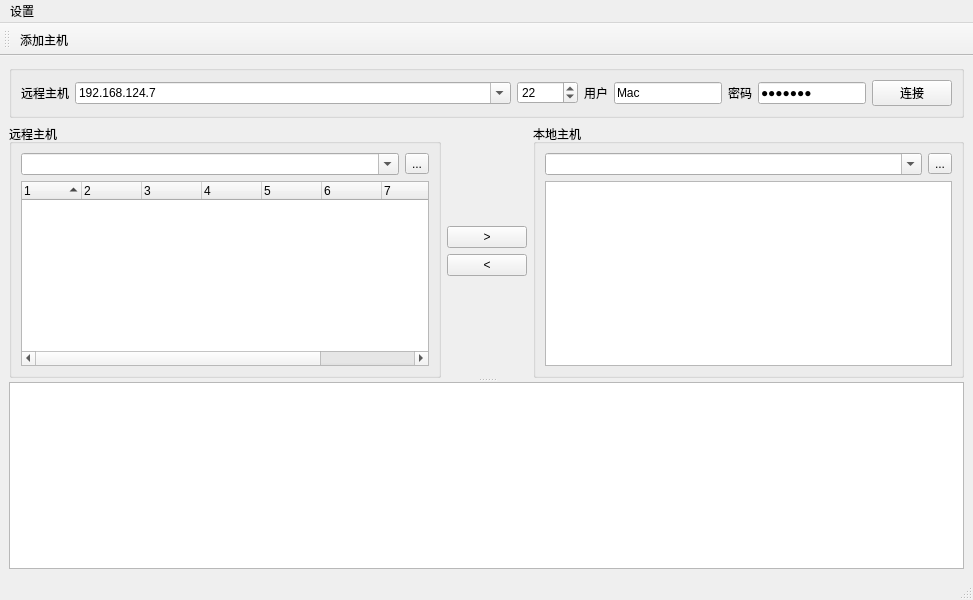
<?xml version="1.0" encoding="UTF-8"?>
<ui version="4.0">
 <class>MainWindow</class>
 <widget class="QMainWindow" name="MainWindow">
  <property name="geometry">
   <rect>
    <x>0</x>
    <y>0</y>
    <width>973</width>
    <height>600</height>
   </rect>
  </property>
  <property name="windowTitle">
   <string>MainWindow</string>
  </property>
  <widget class="QWidget" name="centralwidget">
   <layout class="QVBoxLayout" name="verticalLayout_2">
    <item>
     <widget class="QSplitter" name="splitter">
      <property name="orientation">
       <enum>Qt::Vertical</enum>
      </property>
      <widget class="QWidget" name="layoutWidget">
       <layout class="QGridLayout" name="gridLayout_2">
        <item row="0" column="0" colspan="3">
         <widget class="QGroupBox" name="groupBox">
          <property name="title">
           <string/>
          </property>
          <layout class="QGridLayout" name="gridLayout">
           <item row="0" column="0">
            <widget class="QLabel" name="label">
             <property name="sizePolicy">
              <sizepolicy hsizetype="Fixed" vsizetype="Fixed">
               <horstretch>0</horstretch>
               <verstretch>0</verstretch>
              </sizepolicy>
             </property>
             <property name="text">
              <string>远程主机</string>
             </property>
            </widget>
           </item>
           <item row="0" column="3">
            <widget class="QSpinBox" name="sbRemoteHostPort">
             <property name="sizePolicy">
              <sizepolicy hsizetype="Fixed" vsizetype="Fixed">
               <horstretch>0</horstretch>
               <verstretch>0</verstretch>
              </sizepolicy>
             </property>
             <property name="maximum">
              <number>65535</number>
             </property>
             <property name="value">
              <number>22</number>
             </property>
            </widget>
           </item>
           <item row="0" column="7">
            <widget class="QLineEdit" name="editPassword">
             <property name="sizePolicy">
              <sizepolicy hsizetype="Fixed" vsizetype="Fixed">
               <horstretch>0</horstretch>
               <verstretch>0</verstretch>
              </sizepolicy>
             </property>
             <property name="text">
              <string>:::::::</string>
             </property>
             <property name="echoMode">
              <enum>QLineEdit::Password</enum>
             </property>
            </widget>
           </item>
           <item row="0" column="1" colspan="2">
            <widget class="QComboBox" name="cbRemoteHostIP">
             <property name="sizePolicy">
              <sizepolicy hsizetype="Preferred" vsizetype="Fixed">
               <horstretch>0</horstretch>
               <verstretch>0</verstretch>
              </sizepolicy>
             </property>
             <property name="minimumSize">
              <size>
               <width>250</width>
               <height>0</height>
              </size>
             </property>
             <property name="editable">
              <bool>true</bool>
             </property>
             <property name="currentText">
              <string>192.168.124.7</string>
             </property>
            </widget>
           </item>
           <item row="0" column="5">
            <widget class="QLineEdit" name="editUser">
             <property name="sizePolicy">
              <sizepolicy hsizetype="Fixed" vsizetype="Fixed">
               <horstretch>0</horstretch>
               <verstretch>0</verstretch>
              </sizepolicy>
             </property>
             <property name="text">
              <string>Mac</string>
             </property>
            </widget>
           </item>
           <item row="0" column="6">
            <widget class="QLabel" name="label_3">
             <property name="sizePolicy">
              <sizepolicy hsizetype="Fixed" vsizetype="Preferred">
               <horstretch>0</horstretch>
               <verstretch>0</verstretch>
              </sizepolicy>
             </property>
             <property name="text">
              <string>密码</string>
             </property>
            </widget>
           </item>
           <item row="0" column="8">
            <widget class="QPushButton" name="pbConnect">
             <property name="sizePolicy">
              <sizepolicy hsizetype="Fixed" vsizetype="Fixed">
               <horstretch>0</horstretch>
               <verstretch>0</verstretch>
              </sizepolicy>
             </property>
             <property name="text">
              <string>连接</string>
             </property>
            </widget>
           </item>
           <item row="0" column="4">
            <widget class="QLabel" name="label_2">
             <property name="sizePolicy">
              <sizepolicy hsizetype="Fixed" vsizetype="Preferred">
               <horstretch>0</horstretch>
               <verstretch>0</verstretch>
              </sizepolicy>
             </property>
             <property name="text">
              <string>用户</string>
             </property>
            </widget>
           </item>
          </layout>
         </widget>
        </item>
        <item row="1" column="0">
         <widget class="QGroupBox" name="groupBox_2">
          <property name="sizePolicy">
           <sizepolicy hsizetype="Expanding" vsizetype="Preferred">
            <horstretch>0</horstretch>
            <verstretch>0</verstretch>
           </sizepolicy>
          </property>
          <property name="minimumSize">
           <size>
            <width>300</width>
            <height>0</height>
           </size>
          </property>
          <property name="title">
           <string>远程主机</string>
          </property>
          <layout class="QGridLayout" name="gridLayout_3">
           <property name="sizeConstraint">
            <enum>QLayout::SetDefaultConstraint</enum>
           </property>
           <item row="0" column="0">
            <widget class="QComboBox" name="cbRemotePath">
             <property name="editable">
              <bool>true</bool>
             </property>
            </widget>
           </item>
           <item row="0" column="1">
            <widget class="QToolButton" name="toolButton_2">
             <property name="text">
              <string>...</string>
             </property>
             <property name="icon">
              <iconset resource="Icon.qrc">
               <normaloff>:/up.png</normaloff>:/up.png</iconset>
             </property>
            </widget>
           </item>
           <item row="1" column="0" colspan="2">
            <widget class="QTreeWidget" name="remoteFileSystem">
             <property name="editTriggers">
              <set>QAbstractItemView::NoEditTriggers</set>
             </property>
             <property name="tabKeyNavigation">
              <bool>true</bool>
             </property>
             <property name="dragEnabled">
              <bool>true</bool>
             </property>
             <property name="dragDropOverwriteMode">
              <bool>true</bool>
             </property>
             <property name="dragDropMode">
              <enum>QAbstractItemView::DragDrop</enum>
             </property>
             <property name="alternatingRowColors">
              <bool>true</bool>
             </property>
             <property name="selectionMode">
              <enum>QAbstractItemView::ExtendedSelection</enum>
             </property>
             <property name="indentation">
              <number>0</number>
             </property>
             <property name="sortingEnabled">
              <bool>true</bool>
             </property>
             <property name="headerHidden">
              <bool>false</bool>
             </property>
             <property name="columnCount">
              <number>9</number>
             </property>
             <attribute name="headerVisible">
              <bool>true</bool>
             </attribute>
             <attribute name="headerCascadingSectionResizes">
              <bool>true</bool>
             </attribute>
             <attribute name="headerMinimumSectionSize">
              <number>1</number>
             </attribute>
             <attribute name="headerDefaultSectionSize">
              <number>60</number>
             </attribute>
             <column>
              <property name="text">
               <string/>
              </property>
             </column>
             <column>
              <property name="text">
               <string/>
              </property>
             </column>
             <column>
              <property name="text">
               <string/>
              </property>
             </column>
             <column>
              <property name="text">
               <string/>
              </property>
             </column>
             <column>
              <property name="text">
               <string/>
              </property>
             </column>
             <column>
              <property name="text">
               <string/>
              </property>
             </column>
             <column>
              <property name="text">
               <string/>
              </property>
             </column>
             <column>
              <property name="text">
               <string/>
              </property>
             </column>
             <column>
              <property name="text">
               <string/>
              </property>
             </column>
            </widget>
           </item>
          </layout>
         </widget>
        </item>
        <item row="1" column="1">
         <layout class="QVBoxLayout" name="verticalLayout">
          <property name="sizeConstraint">
           <enum>QLayout::SetDefaultConstraint</enum>
          </property>
          <item>
           <spacer name="verticalSpacer">
            <property name="orientation">
             <enum>Qt::Vertical</enum>
            </property>
            <property name="sizeHint" stdset="0">
             <size>
              <width>20</width>
              <height>40</height>
             </size>
            </property>
           </spacer>
          </item>
          <item>
           <widget class="QPushButton" name="pbDownload">
            <property name="enabled">
             <bool>true</bool>
            </property>
            <property name="sizePolicy">
             <sizepolicy hsizetype="Fixed" vsizetype="Fixed">
              <horstretch>0</horstretch>
              <verstretch>0</verstretch>
             </sizepolicy>
            </property>
            <property name="text">
             <string>&gt;</string>
            </property>
           </widget>
          </item>
          <item>
           <widget class="QPushButton" name="pbUpload">
            <property name="enabled">
             <bool>true</bool>
            </property>
            <property name="sizePolicy">
             <sizepolicy hsizetype="Fixed" vsizetype="Fixed">
              <horstretch>0</horstretch>
              <verstretch>0</verstretch>
             </sizepolicy>
            </property>
            <property name="text">
             <string>&lt;</string>
            </property>
           </widget>
          </item>
          <item>
           <spacer name="verticalSpacer_2">
            <property name="orientation">
             <enum>Qt::Vertical</enum>
            </property>
            <property name="sizeHint" stdset="0">
             <size>
              <width>20</width>
              <height>40</height>
             </size>
            </property>
           </spacer>
          </item>
         </layout>
        </item>
        <item row="1" column="2">
         <widget class="QGroupBox" name="groupBox_3">
          <property name="sizePolicy">
           <sizepolicy hsizetype="Expanding" vsizetype="Preferred">
            <horstretch>0</horstretch>
            <verstretch>0</verstretch>
           </sizepolicy>
          </property>
          <property name="title">
           <string>本地主机</string>
          </property>
          <layout class="QGridLayout" name="gridLayout_4">
           <item row="1" column="0" colspan="2">
            <widget class="QTreeView" name="localView">
             <property name="mouseTracking">
              <bool>true</bool>
             </property>
             <property name="acceptDrops">
              <bool>true</bool>
             </property>
             <property name="editTriggers">
              <set>QAbstractItemView::DoubleClicked|QAbstractItemView::EditKeyPressed|QAbstractItemView::SelectedClicked</set>
             </property>
             <property name="tabKeyNavigation">
              <bool>true</bool>
             </property>
             <property name="dragEnabled">
              <bool>true</bool>
             </property>
             <property name="dragDropOverwriteMode">
              <bool>true</bool>
             </property>
             <property name="dragDropMode">
              <enum>QAbstractItemView::DragDrop</enum>
             </property>
             <property name="alternatingRowColors">
              <bool>true</bool>
             </property>
             <property name="selectionMode">
              <enum>QAbstractItemView::ExtendedSelection</enum>
             </property>
             <property name="sortingEnabled">
              <bool>true</bool>
             </property>
            </widget>
           </item>
           <item row="0" column="0">
            <widget class="QComboBox" name="cbLocalPath">
             <property name="editable">
              <bool>true</bool>
             </property>
             <property name="maxCount">
              <number>10</number>
             </property>
            </widget>
           </item>
           <item row="0" column="1">
            <widget class="QToolButton" name="tbLocalParentPath">
             <property name="text">
              <string>...</string>
             </property>
             <property name="icon">
              <iconset resource="Icon.qrc">
               <normaloff>:/up.png</normaloff>:/up.png</iconset>
             </property>
            </widget>
           </item>
          </layout>
         </widget>
        </item>
       </layout>
      </widget>
      <widget class="QPlainTextEdit" name="operationLog">
       <property name="minimumSize">
        <size>
         <width>0</width>
         <height>0</height>
        </size>
       </property>
       <property name="baseSize">
        <size>
         <width>0</width>
         <height>0</height>
        </size>
       </property>
       <property name="acceptDrops">
        <bool>false</bool>
       </property>
       <property name="undoRedoEnabled">
        <bool>false</bool>
       </property>
       <property name="readOnly">
        <bool>true</bool>
       </property>
      </widget>
     </widget>
    </item>
   </layout>
  </widget>
  <widget class="QMenuBar" name="menubar">
   <property name="geometry">
    <rect>
     <x>0</x>
     <y>0</y>
     <width>973</width>
     <height>26</height>
    </rect>
   </property>
   <widget class="QMenu" name="menu">
    <property name="title">
     <string>设置</string>
    </property>
    <addaction name="actAppendHost"/>
   </widget>
   <addaction name="menu"/>
  </widget>
  <widget class="QToolBar" name="toolBar">
   <property name="windowTitle">
    <string>toolBar</string>
   </property>
   <attribute name="toolBarArea">
    <enum>TopToolBarArea</enum>
   </attribute>
   <attribute name="toolBarBreak">
    <bool>false</bool>
   </attribute>
   <addaction name="actAppendHost"/>
  </widget>
  <widget class="QStatusBar" name="statusBar"/>
  <action name="actAppendHost">
   <property name="text">
    <string>添加主机</string>
   </property>
  </action>
 </widget>
 <resources>
  <include location="Icon.qrc"/>
 </resources>
 <connections/>
</ui>
